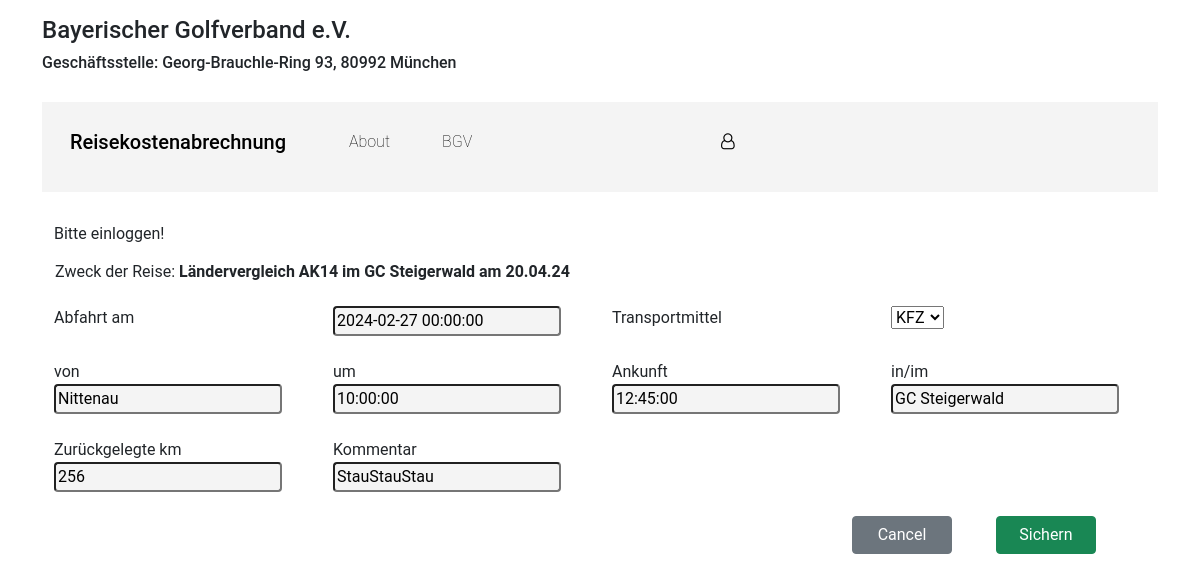
Screenshot of /event/1/travel/5/ with the database file from the repository.
### expenses/models.py (models this page shows, shortened)
class Event(models.Model):
    referee = models.ForeignKey('auth.User', on_delete=models.DO_NOTHING, related_name='events_referee')
    name = models.CharField(max_length=100)
    startdate = models.DateTimeField(null=True)
    enddate = models.DateTimeField(null=True)
    status = models.BooleanField(default=False)  # sent = True
    game = models.ForeignKey('expenses.Game', on_delete=models.DO_NOTHING, related_name='events_game')
    club = models.ForeignKey('expenses.Club', on_delete=models.DO_NOTHING, related_name='events_club')
    attachment = models.FileField(upload_to='attachments/', blank=True)
    class Meta:
        ordering = ['-startdate']

class Game(models.Model):
    name = models.CharField( max_length=50)
    AK = models.CharField(max_length=20)
    def __str__(self):
        return self.name + ' ' + self.AK

class Club(models.Model):
    name = models.CharField(max_length=50)
    street = models.CharField(max_length=50)
    houseno = models.IntegerField()
    pid = models.IntegerField()
    city = models.CharField(max_length=50)
    region = models.CharField(max_length=50, default='Bayern')
    def __str__(self):
        return self.name

class Travel(models.Model):
    event = models.ForeignKey('expenses.Event', on_delete=models.CASCADE, related_name='events_travel')
    traveldate = models.DateTimeField(null=True)
    starttime = models.TimeField(null=True)
    startlocation = models.CharField(max_length=30, default=" ", blank=False)
    endtime = models.TimeField(null=True)
    duration = models.CharField(max_length=4, default="00:00 ", blank=True)
    endlocation = models.CharField(max_length=30, default=" ", blank=False)
    type = models.CharField(max_length=30, choices=TYPE_CHOICES, default='KFZ')  # PKW, Flugzeug, Bahn
    km = models.IntegerField()
    comment = models.CharField(max_length=30, blank=True)
    class Meta:
        ordering = ['traveldate']

### expenses/views.py (the view)
# urls.py: path('event/<int:pk>/travel/<int:id>/', views.travel_update, name='travel_update'),
def travel_update(request, pk, id):
  event = Event.objects.get(pk=pk)
  travel = Travel.objects.get(id=id)
  if request.method == "POST":
    form = TravelForm(request.POST, instance=travel)
    if form.is_valid():
      st_date = form.cleaned_data['traveldate']
      st_time = form.cleaned_data['starttime']
      ed_time = form.cleaned_data['endtime']
      duration = calc_duration(st_date, st_time, ed_time)
      referee_id = event.referee_id
      referee = Referee.objects.get(author_id=referee_id)
      travel = form.save(commit=False)
      travel.event = event
      travel.duration = duration
      travel = form.save(commit=True)
      travel.save()
      travel_list = Travel.objects.filter(event=event)
      context = {
        'pk': event.pk,
        'id': travel.id,
        'event': event,
        'referee': referee,
        'travel_list': travel_list,
      }
      return redirect('expenses:travel_list', pk=pk)
  else:
    travel = Travel.objects.get(id=id)
    form = TravelForm(instance=travel)
    context = {
      'event': event,
      'form': form
    }
    return render(request, 'expenses/travel_form.html', context)

### expenses/forms.py
class TravelForm(forms.ModelForm):
  required_css_class = 'required'
  class Meta:
    model = Travel
    fields = ['traveldate', 'starttime', 'startlocation', 'endtime', 'endlocation', 'type', 'km', 'comment']
    widgets={
      'traveldate': DatePickerInput(),
      'starttime': TimePickerInput(),
      'endtime': TimePickerInput(),
    }
    type = forms.ChoiceField(label="Art", choices=[('K', 'KFZ'), ('F', 'Flug'), ('Z', 'Zug')])
    km = forms.IntegerField(label="Gefahrene km")
    comment = forms.CharField(widget=forms.Textarea(attrs={'rows':5, 'cols':20,}))

### templates/expenses/travel_form.html (shortened to what this page needs)
{% extends 'base.html' %}
{% load bootstrap4 %}
{% block content %}
  <div class="container">
    <table class="table-purpose">
      <tr>
        <td>Zweck der Reise: <span class="td-bold">{{ event.game }} im {{ event.club }} am {{ event.startdate|date:"d.m.y" }}</span></td>
      </tr>
    </table>
  </div>
  <br>
  <form action="" method="post">{% csrf_token %}
    <div class="container text-left">
      <div class="row">
        <div class="col-3">Abfahrt am</div>
        <div class="col-3">{{ form.traveldate }}</div>
        <div class="col-3">Transportmittel</div>
        <div class="col-3">{{ form.type }}</div>
      </div>
      <br>
      <div class="row">
        <div class="col-3">von</div>
        <div class="col-3">um</div>
        <div class="col-3">Ankunft</div>
        <div class="col-3">in/im</div>
      </div>
      <div class="row">
        <div class="col-3">{{ form.startlocation }}</div>
        <div class="col-3">{{ form.starttime }}</div>
        <div class="col-3">{{ form.endtime }}</div>
        <div class="col-3">{{ form.endlocation }}</div>
      </div>
      <br>
      <div class="row">
        <div class="col-3">Zurückgelegte km</div>
        <div class="col-3">Kommentar</div>
        <div class="col-3"></div>
        <div class="col-3"></div>
      </div>
      <div class="row">
        <div class="col-3">{{ form.km }}</div>
        <div class="col-3">{{ form.comment }}</div>
        <div class="col-3"></div>
        <div class="col-3"></div>
      </div>
    </div>
    <br>
    <div style="margin-left: 810px">
      <a  style="margin-right: 40px;" class="btn btn-secondary" href="{% url 'expenses:event_list' %}">Cancel</a>
      <button type="submit" class="save btn btn-success">Sichern</button>
    </div>
  </form>
{% endblock content %}

### static/expenses.css (style rules this page uses)
body { font-family: "Roboto", "Lucida Grande", "DejaVu Sans", "Bitstream Vera Sans", Verdana, Arial, sans-serif; }
.btn { width: 100px; }
a { font-weight: lighter; }
input, textarea { background-color: #f4f4f4; border-radius: 4px; }
.table-purpose { width: 80%; }
.table-purpose tr { line-height: 18px; }
.table-purpose td { width: 30%; }
.td-bold { font-weight: bold; }

### rows the page displays
Event: game "Ländervergleich AK14", club "GC Steigerwald", startdate "20.04.24"
Travel: traveldate "2024-02-27 00:00:00", type "KFZ", startlocation "Nittenau", starttime "10:00:00", endtime "12:45:00", endlocation "GC Steigerwald", km "256", comment "StauStauStau"
